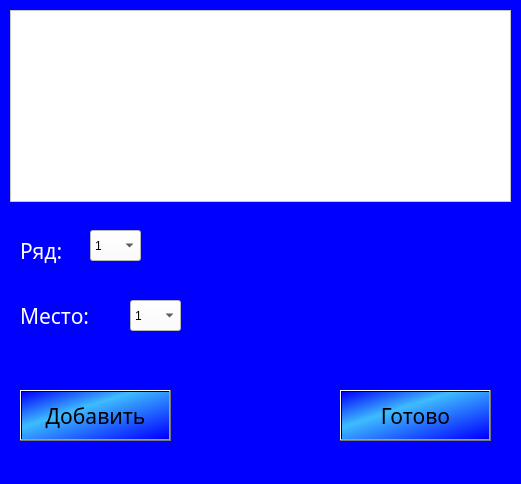
<?xml version="1.0" encoding="UTF-8"?>
<ui version="4.0">
 <class>Places</class>
 <widget class="QWidget" name="Places">
  <property name="geometry">
   <rect>
    <x>0</x>
    <y>0</y>
    <width>521</width>
    <height>484</height>
   </rect>
  </property>
  <property name="windowTitle">
   <string>Место</string>
  </property>
  <property name="styleSheet">
   <string notr="true">background-color: rgb(0, 0, 255);</string>
  </property>
  <widget class="QListWidget" name="tickets">
   <property name="geometry">
    <rect>
     <x>10</x>
     <y>10</y>
     <width>501</width>
     <height>192</height>
    </rect>
   </property>
   <property name="styleSheet">
    <string notr="true">background-color: rgb(255, 255, 255);</string>
   </property>
  </widget>
  <widget class="QLabel" name="label_2">
   <property name="geometry">
    <rect>
     <x>20</x>
     <y>230</y>
     <width>61</width>
     <height>41</height>
    </rect>
   </property>
   <property name="font">
    <font>
     <family>Montserrat Medium</family>
     <pointsize>16</pointsize>
    </font>
   </property>
   <property name="styleSheet">
    <string notr="true">color: rgb(255, 255, 255);</string>
   </property>
   <property name="text">
    <string>Ряд:</string>
   </property>
  </widget>
  <widget class="QComboBox" name="place">
   <property name="geometry">
    <rect>
     <x>130</x>
     <y>300</y>
     <width>51</width>
     <height>31</height>
    </rect>
   </property>
   <property name="styleSheet">
    <string notr="true">background-color: rgb(255, 255, 255);</string>
   </property>
   <item>
    <property name="text">
     <string>1</string>
    </property>
   </item>
   <item>
    <property name="text">
     <string>2</string>
    </property>
   </item>
   <item>
    <property name="text">
     <string>3</string>
    </property>
   </item>
   <item>
    <property name="text">
     <string>4</string>
    </property>
   </item>
   <item>
    <property name="text">
     <string>5</string>
    </property>
   </item>
   <item>
    <property name="text">
     <string>6</string>
    </property>
   </item>
   <item>
    <property name="text">
     <string>7</string>
    </property>
   </item>
   <item>
    <property name="text">
     <string>8</string>
    </property>
   </item>
   <item>
    <property name="text">
     <string>9</string>
    </property>
   </item>
  </widget>
  <widget class="QComboBox" name="column">
   <property name="geometry">
    <rect>
     <x>90</x>
     <y>230</y>
     <width>51</width>
     <height>31</height>
    </rect>
   </property>
   <property name="styleSheet">
    <string notr="true">background-color: rgb(255, 255, 255);</string>
   </property>
   <item>
    <property name="text">
     <string>1</string>
    </property>
   </item>
   <item>
    <property name="text">
     <string>2</string>
    </property>
   </item>
   <item>
    <property name="text">
     <string>3</string>
    </property>
   </item>
   <item>
    <property name="text">
     <string>4</string>
    </property>
   </item>
   <item>
    <property name="text">
     <string>5</string>
    </property>
   </item>
   <item>
    <property name="text">
     <string>6</string>
    </property>
   </item>
   <item>
    <property name="text">
     <string>7</string>
    </property>
   </item>
   <item>
    <property name="text">
     <string>8</string>
    </property>
   </item>
   <item>
    <property name="text">
     <string>9</string>
    </property>
   </item>
  </widget>
  <widget class="QLabel" name="label_4">
   <property name="geometry">
    <rect>
     <x>20</x>
     <y>290</y>
     <width>101</width>
     <height>51</height>
    </rect>
   </property>
   <property name="font">
    <font>
     <family>Montserrat Medium</family>
     <pointsize>16</pointsize>
    </font>
   </property>
   <property name="styleSheet">
    <string notr="true">color: rgb(255, 255, 255);</string>
   </property>
   <property name="text">
    <string>Место:</string>
   </property>
  </widget>
  <widget class="QPushButton" name="add">
   <property name="geometry">
    <rect>
     <x>20</x>
     <y>390</y>
     <width>151</width>
     <height>51</height>
    </rect>
   </property>
   <property name="font">
    <font>
     <family>Montserrat Medium</family>
     <pointsize>16</pointsize>
    </font>
   </property>
   <property name="styleSheet">
    <string notr="true">background-color: qlineargradient(spread:pad, x1:0, y1:0, x2:1, y2:1, stop:0 rgba(0, 0, 255, 255), stop:0.373134 rgba(62, 188, 255, 255), stop:0.985075 rgba(0, 0, 255, 255));</string>
   </property>
   <property name="text">
    <string>Добавить</string>
   </property>
  </widget>
  <widget class="QPushButton" name="ready">
   <property name="geometry">
    <rect>
     <x>340</x>
     <y>390</y>
     <width>151</width>
     <height>51</height>
    </rect>
   </property>
   <property name="font">
    <font>
     <family>Montserrat Medium</family>
     <pointsize>16</pointsize>
    </font>
   </property>
   <property name="styleSheet">
    <string notr="true">background-color: qlineargradient(spread:pad, x1:0, y1:0, x2:1, y2:1, stop:0 rgba(0, 0, 255, 255), stop:0.373134 rgba(62, 188, 255, 255), stop:0.985075 rgba(0, 0, 255, 255));</string>
   </property>
   <property name="text">
    <string>Готово</string>
   </property>
  </widget>
  <widget class="QLabel" name="error">
   <property name="geometry">
    <rect>
     <x>280</x>
     <y>230</y>
     <width>221</width>
     <height>31</height>
    </rect>
   </property>
   <property name="font">
    <font>
     <pointsize>10</pointsize>
    </font>
   </property>
   <property name="styleSheet">
    <string notr="true">color: rgb(255, 255, 255);</string>
   </property>
   <property name="text">
    <string/>
   </property>
  </widget>
 </widget>
 <resources/>
 <connections/>
</ui>
